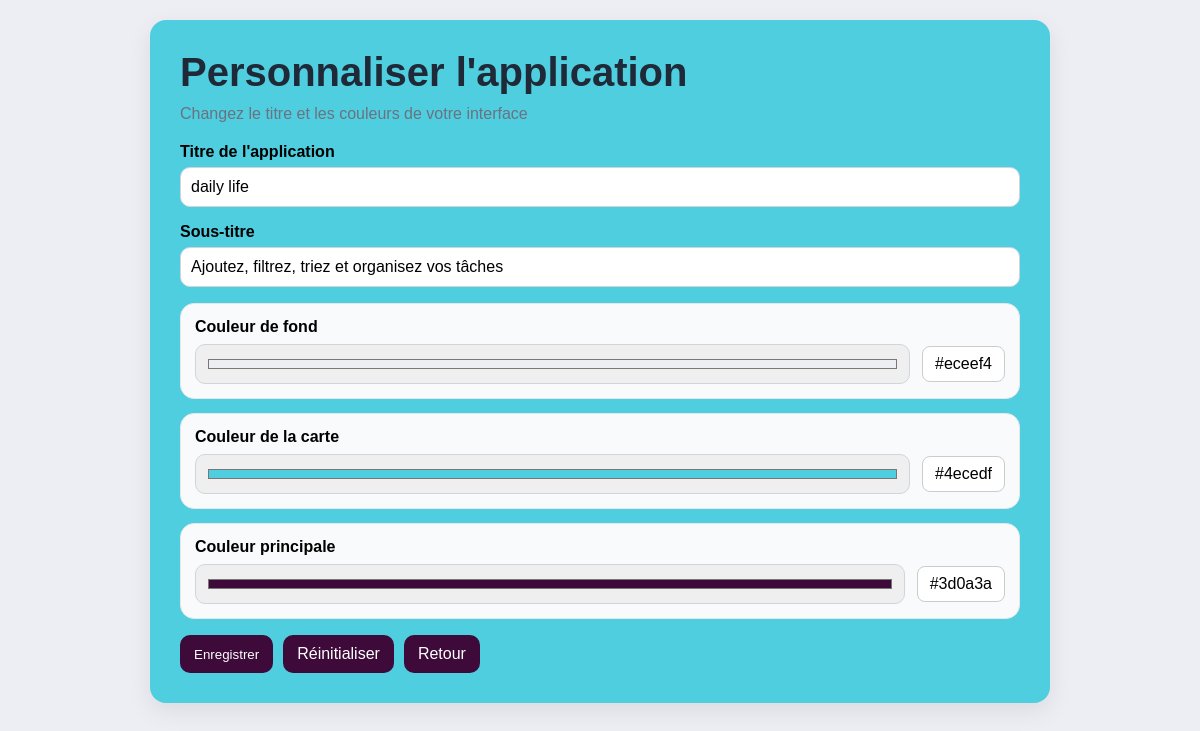
The app's page /settings (signed in) with its own data.
### tables this page shows
CREATE TABLE settings (
            id INTEGER PRIMARY KEY CHECK (id = 1),
            app_title TEXT NOT NULL,
            subtitle TEXT NOT NULL,
            bg_color TEXT NOT NULL,
            card_color TEXT NOT NULL,
            primary_color TEXT NOT NULL
        );

### app.py (the view, shortened to what this page needs)
@app.route("/settings", methods=["GET", "POST"])
@login_required
def settings_page():
    current_settings = get_settings()
    return render_template("settings.html", settings=current_settings)

### app.py (called while the page is built)
def get_connection():
    conn = sqlite3.connect(DATABASE)
    conn.row_factory = sqlite3.Row
    return conn

def get_settings():
    conn = get_connection()
    settings = conn.execute("SELECT * FROM settings WHERE id = 1").fetchone()
    conn.close()
    if settings:
        return dict(settings)
    return DEFAULT_SETTINGS.copy()

def login_required(view_func):
    @wraps(view_func)
    def wrapper(*args, **kwargs):
        if "user_id" not in session:
            return redirect(url_for("login"))
        return view_func(*args, **kwargs)
    return wrapper

### templates/settings.html (shortened to what this page needs)
<!DOCTYPE html>
<html lang="fr">
<head>
    <link rel="stylesheet" href="{{ url_for('static', filename='style.css') }}">
</head>
<body>
    <div class="app-container">
        <div class="card">
            <h1>Personnaliser l'application</h1>
            <p class="subtitle">Changez le titre et les couleurs de votre interface</p>
            <form method="POST" class="settings-form">
                <label>
                    Titre de l'application
                    <input type="text" name="app_title" value="{{ settings.app_title }}" required>
                </label>
                <label>
                    Sous-titre
                    <input type="text" name="subtitle" value="{{ settings.subtitle }}" required>
                </label>
                <div class="color-section">
                    <div class="color-choice">
                        <div class="color-label">Couleur de fond</div>
                        <div class="color-control">
                            <input class="color-picker" type="color" name="bg_color" value="{{ settings.bg_color }}">
                            <span class="color-value">{{ settings.bg_color }}</span>
                        </div>
                    </div>
                    <div class="color-choice">
                        <div class="color-label">Couleur de la carte</div>
                        <div class="color-control">
                            <input class="color-picker" type="color" name="card_color" value="{{ settings.card_color }}">
                            <span class="color-value">{{ settings.card_color }}</span>
                        </div>
                    </div>
                    <div class="color-choice">
                        <div class="color-label">Couleur principale</div>
                        <div class="color-control">
                            <input class="color-picker" type="color" name="primary_color" value="{{ settings.primary_color }}">
                            <span class="color-value">{{ settings.primary_color }}</span>
                        </div>
                    </div>
                </div>
                <div class="settings-actions">
                    <button type="submit">Enregistrer</button>
                    <a href="{{ url_for('reset_settings') }}" class="reset-btn">Réinitialiser</a>
                    <a href="{{ url_for('index') }}" class="back-btn">Retour</a>
                </div>
            </form>
        </div>
    </div>
</body>
</html>

### static/style.css (style rules this page uses)
* { margin: 0; padding: 0; box-sizing: border-box; }
:root { --bg-color: #f4f6fb; --card-color: #ffffff; --primary-color: #4f46e5; }
body { font-family: Arial, sans-serif; background: var(--bg-color); min-height: 100vh; }
.app-container { display: flex; justify-content: center; align-items: flex-start; min-height: 100vh; padding: 20px; }
.card { background: var(--card-color); width: 100%; max-width: 900px; padding: 30px; border-radius: 16px; box-shadow: 0 8px 25px rgba(0, 0, 0, 0.08); }
h1 { font-size: 2.5rem; margin-bottom: 10px; color: #1f2937; }
.subtitle { color: #6b7280; margin-bottom: 20px; }
button, .settings-btn, .reset-btn, .back-btn, .task-actions a { background: var(--primary-color); color: white; border: none; border-radius: 10px; padding: 10px 14px; cursor: pointer; text-decoration: none; display: inline-block; }
.task-form input, .task-form select, .task-form textarea, .filter-form select, .settings-form input[type="text"], .settings-form input[type="color"] { padding: 10px; border-radius: 10px; border: 1px solid #d1d5db; font-size: 1rem; width: 100%; }
.settings-form { display: grid; gap: 16px; }
.settings-form > label { display: grid; gap: 6px; font-weight: bold; }
.color-section { display: grid; gap: 14px; }
.color-choice { background: #f9fafb; border: 1px solid #e5e7eb; border-radius: 14px; padding: 14px; }
.color-label { font-weight: bold; margin-bottom: 8px; }
.color-control { display: flex; align-items: center; gap: 12px; }
.color-picker { width: 60px; height: 40px; border-radius: 8px; cursor: pointer; border: 1px solid #ccc; }
.color-value { background: white; padding: 8px 12px; border-radius: 8px; border: 1px solid #ccc; }
.settings-actions { display: flex; gap: 10px; flex-wrap: wrap; }

### records on screen
settings: app_title "daily life", subtitle "Ajoutez, filtrez, triez et organisez vos tâches", bg_color "#eceef4", card_color "#4ecedf", primary_color "#3d0a3a"
